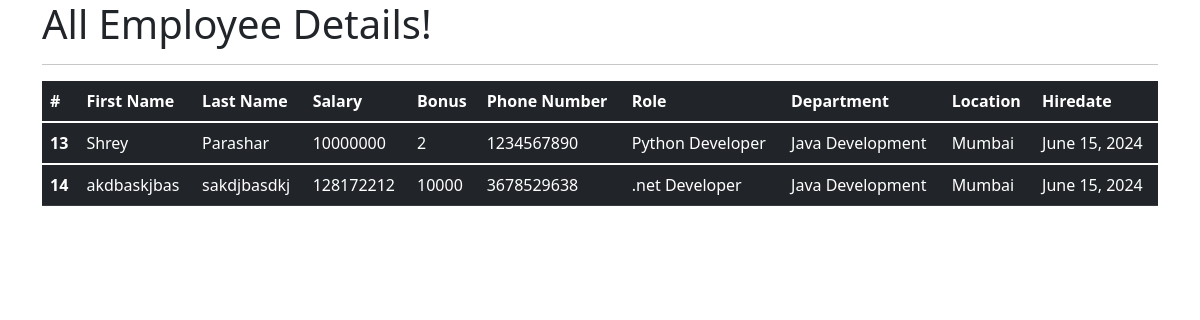
The app's page /all_emp with its own data.
### emp_app/models.py (models this page shows, shortened)
class Employee(models.Model):
    first_name = models.CharField(max_length=100, null=False)
    last_name = models.CharField(max_length=100)
    dept = models.ForeignKey(Department, on_delete=models.CASCADE)
    salary = models.IntegerField(default=0)
    bonus = models.IntegerField(default=0)
    role = models.ForeignKey(Role, on_delete=models.CASCADE)
    phone = models.IntegerField(default=0)
    hire_date = models.DateField()
    def __str__(self):
        return "%s %s %s" %(self.first_name, self.last_name, self.phone)

class Role(models.Model):
    name = models.CharField(max_length=100, null=False)

class Department(models.Model):
    name = models.CharField(max_length=100,null=False)
    location = models.CharField(max_length=100)

### emp_app/views.py (the view)
# urls.py: path('all_emp', views.all_emp, name='all_emp'),
def all_emp(request):
    emps = Employee.objects.all()
    context = {
        'emps': emps
    }
    print(context)
    return render(request, 'view_all_emp.html', context)

### emp_app/templates/view_all_emp.html (shortened to what this page needs)
<!DOCTYPE html>
<html lang="en">
<head>
  <link href="https://cdn.jsdelivr.net/npm/bootstrap@5.1.3/dist/css/bootstrap.min.css" rel="stylesheet">
</head>
  <body>
  <div class="container">
          <h1>All Employee Details!</h1>
      <hr>
     <table class="table table-dark">
  <thead>
    <tr>
      <th scope="col">#</th>
      <th scope="col">First Name</th>
      <th scope="col">Last Name</th>
      <th scope="col">Salary</th>
      <th scope="col">Bonus</th>
      <th scope="col">Phone Number</th>
      <th scope="col">Role</th>
      <th scope="col">Department</th>
      <th scope="col">Location</th>
      <th scope="col">Hiredate</th>
    </tr>
  </thead>
         {% for emp in emps %}
  <tbody>
    <tr>
      <th scope="row">{{emp.id}}</th>
      <td>{{emp.first_name}}</td>
      <td>{{emp.last_name}}</td>
      <td>{{emp.salary}}</td>
      <td>{{emp.bonus}}</td>
      <td>{{emp.phone}}</td>
      <td>{{emp.role.name}}</td>
      <td>{{emp.dept.name}}</td>
      <td>{{emp.dept.location}}</td>
      <td>{{emp.hire_date}}</td>
    </tr>
  </tbody>
         {% endfor %}
</table>
  </div>
  </body>
</html>

### records on screen
Employee: id "13", first_name "Shrey", last_name "Parashar", salary "10000000", bonus "2", phone "1234567890", role.name "Python Developer", dept.name "Java Development", dept.location "Mumbai", hire_date "June 15, 2024"
Employee: id "14", first_name "akdbaskjbas", last_name "sakdjbasdkj", salary "128172212", bonus "10000", phone "3678529638", role.name ".net Developer", dept.name "Java Development", dept.location "Mumbai", hire_date "June 15, 2024"
